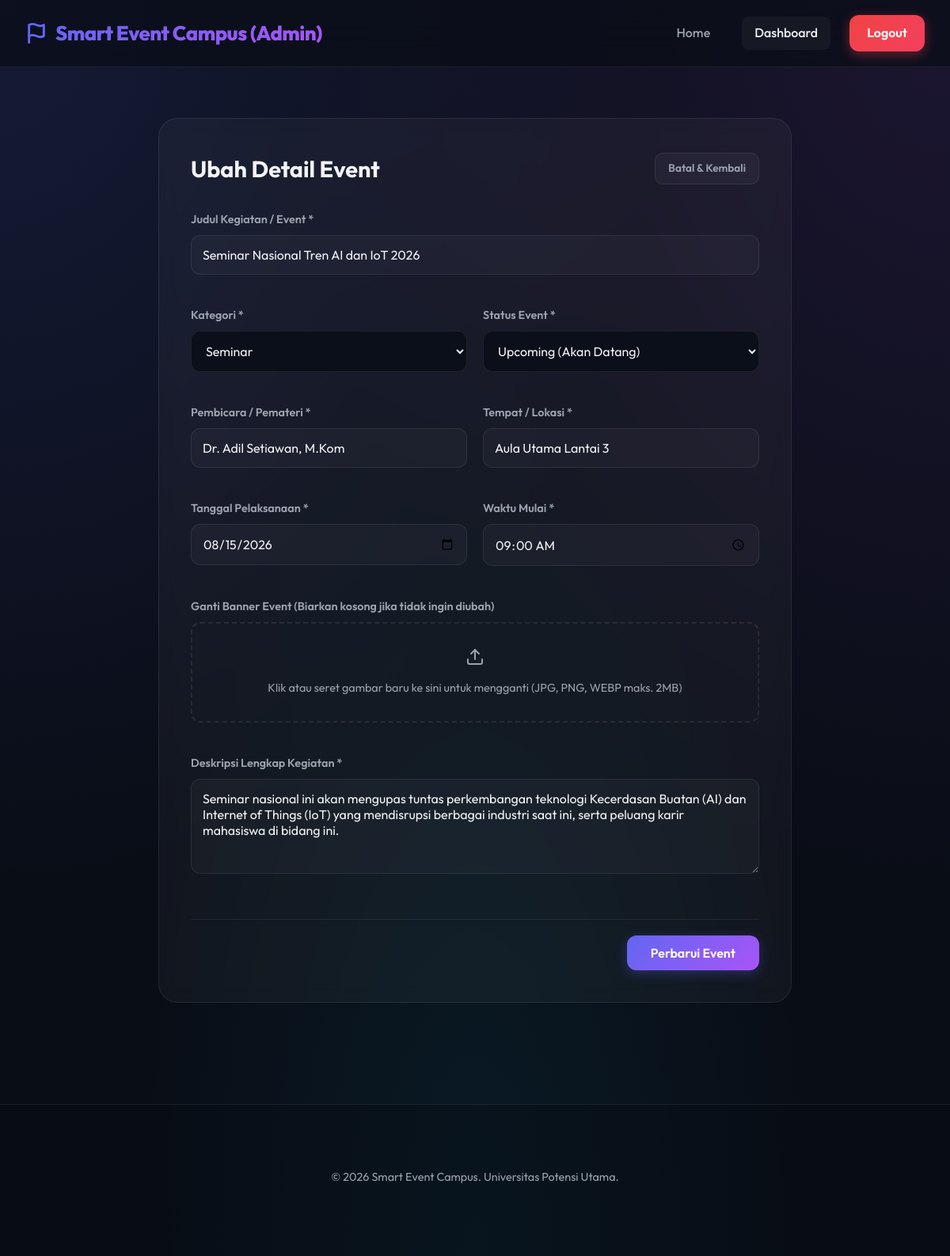
Screenshot of /index8.php?id=1 (signed in) with the database file from the repository.
### tables this page shows
CREATE TABLE IF NOT EXISTS `events` (
  `id` INT AUTO_INCREMENT PRIMARY KEY,
  `title` VARCHAR(255) NOT NULL,
  `category` ENUM('seminar', 'workshop', 'lomba', 'pelatihan') NOT NULL,
  `description` TEXT NOT NULL,
  `event_date` DATE NOT NULL,
  `event_time` TIME NOT NULL,
  `location` VARCHAR(255) NOT NULL,
  `speaker` VARCHAR(100) NOT NULL,
  `image_path` VARCHAR(255) NULL,
  `status` ENUM('upcoming', 'ongoing', 'completed') DEFAULT 'upcoming',
  `created_at` TIMESTAMP DEFAULT CURRENT_TIMESTAMP
);

### config.php (called while the page is built, shortened)
<?php
function sanitize($str) {
    return htmlspecialchars($str, ENT_QUOTES, 'UTF-8');
}
?>

### index8.php (the view, shortened to what this page needs)
<?php
require_once 'config.php';
$id = (int)$_GET['id'];
try {
    $stmt = $pdo->prepare("SELECT * FROM events WHERE id = :id LIMIT 1");
    $stmt->execute(['id' => $id]);
    $event = $stmt->fetch();
} catch (PDOException $e) {
    die("Kesalahan database: " . $e->getMessage());
}
?>
<!DOCTYPE html>
<html lang="id">
<head>
    <link rel="stylesheet" href="style.css">
</head>
<body>
    <nav class="navbar">
        <a href="index.php" class="nav-brand">
            <svg width="28" height="28" viewBox="0 0 24 24" fill="none" stroke="currentColor" stroke-width="2.5" stroke-linecap="round" stroke-linejoin="round" style="color: var(--primary);">
                <path d="M4 15s1-1 4-1 5 2 8 2 4-1 4-1V3s-1 1-4 1-5-2-8-2-4 1-4 1z"></path>
                <line x1="4" y1="22" x2="4" y2="15"></line>
            </svg>
            <span>Smart Event Campus (Admin)</span>
        </a>
        <div class="nav-links">
            <a href="index.php" class="nav-link">Home</a>
            <a href="admin_dashboard.php" class="nav-link active">Dashboard</a>
            <a href="logout.php" class="nav-btn" style="background: linear-gradient(135deg, #ef4444, #f43f5e); box-shadow: 0 4px 15px rgba(239, 68, 68, 0.4);">Logout</a>
        </div>
    </nav>
    <main class="container">
        <div class="form-card">
            <div class="form-card-title">
                <span>Ubah Detail Event</span>
                <a href="admin_dashboard.php" class="btn-secondary" style="font-size: 0.85rem; padding: 8px 16px;">Batal & Kembali</a>
            </div>
            <form method="POST" action="event_edit.php?id=<?php echo $id; ?>" enctype="multipart/form-data">
                <div class="form-grid">
                    <div class="form-group col-span-2">
                        <label for="title" class="form-label">Judul Kegiatan / Event *</label>
                        <input type="text" name="title" id="title" class="form-control" required value="<?php echo sanitize(isset($_POST['title']) ? $_POST['title'] : $event['title']); ?>">
                    </div>
                    <div class="form-group">
                        <label for="category" class="form-label">Kategori *</label>
                        <select name="category" id="category" class="form-control" required style="background-color: #0b0f19;">
                            <?php $selectedCat = isset($_POST['category']) ? $_POST['category'] : $event['category']; ?>
                            <option value="seminar" <?php echo $selectedCat === 'seminar' ? 'selected' : ''; ?>>Seminar</option>
                        </select>
                    </div>
                    <div class="form-group">
                        <label for="status" class="form-label">Status Event *</label>
                        <select name="status" id="status" class="form-control" required style="background-color: #0b0f19;">
                            <?php $selectedStatus = isset($_POST['status']) ? $_POST['status'] : $event['status']; ?>
                            <option value="upcoming" <?php echo $selectedStatus === 'upcoming' ? 'selected' : ''; ?>>Upcoming (Akan Datang)</option>
                        </select>
                    </div>
                    <div class="form-group">
                        <label for="speaker" class="form-label">Pembicara / Pemateri *</label>
                        <input type="text" name="speaker" id="speaker" class="form-control" required value="<?php echo sanitize(isset($_POST['speaker']) ? $_POST['speaker'] : $event['speaker']); ?>">
                    </div>
                    <div class="form-group">
                        <label for="location" class="form-label">Tempat / Lokasi *</label>
                        <input type="text" name="location" id="location" class="form-control" required value="<?php echo sanitize(isset($_POST['location']) ? $_POST['location'] : $event['location']); ?>">
                    </div>
                    <div class="form-group">
                        <label for="event_date" class="form-label">Tanggal Pelaksanaan *</label>
                        <input type="date" name="event_date" id="event_date" class="form-control" required value="<?php echo isset($_POST['event_date']) ? $_POST['event_date'] : $event['event_date']; ?>">
                    </div>
                    <div class="form-group">
                        <label for="event_time" class="form-label">Waktu Mulai *</label>
                        <input type="time" name="event_time" id="event_time" class="form-control" required value="<?php echo isset($_POST['event_time']) ? $_POST['event_time'] : substr($event['event_time'], 0, 5); ?>">
                    </div>
                    <div class="form-group col-span-2">
                        <label class="form-label">Ganti Banner Event (Biarkan kosong jika tidak ingin diubah)</label>
                        <div class="file-input-wrapper">
                            <div style="font-size: 0.9rem; color: var(--text-secondary);" id="upload-instruction">
                                Klik atau seret gambar baru ke sini untuk mengganti (JPG, PNG, WEBP maks. 2MB)
                            </div>
                        </div>
                    </div>
                    <div class="form-group col-span-2">
                        <label for="description" class="form-label">Deskripsi Lengkap Kegiatan *</label>
                        <textarea name="description" id="description" class="form-control" required><?php echo sanitize(isset($_POST['description']) ? $_POST['description'] : $event['description']); ?></textarea>
                    </div>
                </div>
                <div class="form-actions">
                    <button type="submit" name="submit" class="btn-primary" style="width: auto; padding: 12px 30px;">Perbarui Event</button>
                </div>
            </form>
        </div>
    </main>
    <footer class="footer">
        <div class="container">
            <p>&copy; <?php echo date('Y'); ?> Smart Event Campus. Universitas Potensi Utama.</p>
        </div>
    </footer>
</body>
</html>

### rows the page displays
events: title "Seminar Nasional Tren AI dan IoT 2026", category "Seminar", status "Upcoming (Akan Datang)", speaker "Dr. Adil Setiawan, M.Kom", location "Aula Utama Lantai 3", event_date "08/15/2026", event_time "09:00", description "Seminar nasional ini akan mengupas tuntas perkembangan teknologi Kecerdasan Buatan (AI) dan Internet of Things (IoT) yang mendisrupsi berbagai industri saat ini, serta peluang karir mahasiswa di bidang ini."
